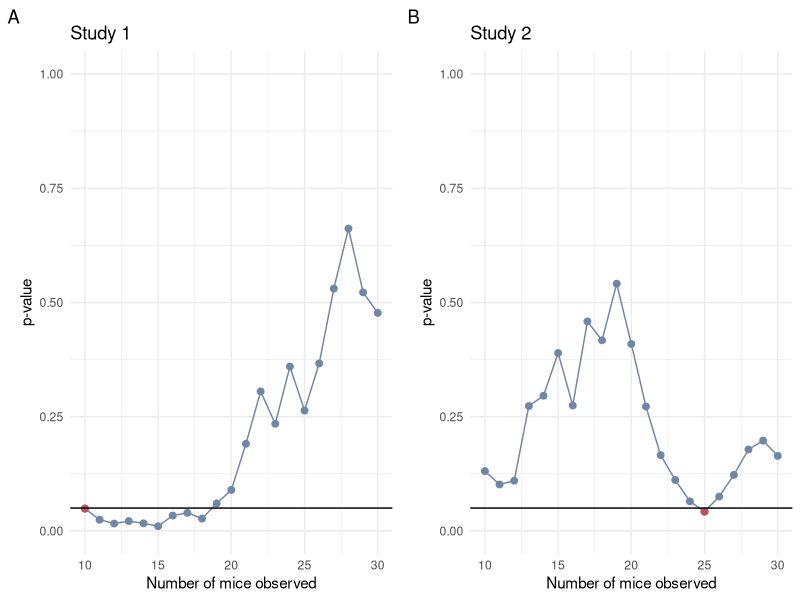

The R source for this figure:
## ---- chunk 1
#| code-fold: true

set.seed(2024)
N = 30 # number of mice
stop = 10:N # stop rules
k = 10000 # number of studies

ps = array(NA, dim = c(k, length(stop)))

# iterate across studies s
for (s in 1:k) {
  
  y1 = rnorm(N)
  y2 = rnorm(N)
  
  c = 1
  for (i in stop) {
    
    stat = wilcox.test(y1[1:i], y2[1:i], paired = TRUE)
    ps[s, c] = stat$p.value
    c = c + 1
    
  }
}
## ---- chunk 2
#| code-fold: true

FP = sum(ps[,ncol(ps)] <= 0.05)
## ---- chunk 3
#| code-fold: true

# function peep() to get p value using repeated inspection
peep <- function(x) {
  
  d = data.frame(t = NA, p = NA)
  
  # pick first p value that is below cutoff
  if (min(x) <= 0.05) {
    i = which(x <= 0.05)[1] # pick first p value that is below cutoff
    d$t = i
    d$p = x[i]
    
    # if no success pick last p value
  } else {
    d$t = length(x)
    d$p = x[length(x)]
  }
  
  return(d)
}

myp = apply(ps, 1, peep)
myp = as.data.frame(t(array(unlist(myp), dim = c(2, k))))
colnames(myp) = c("t", "p")
## ---- chunk 4
#| code-fold: true

FP = sum(myp$p <= 0.05)
## ---- chunk 5
#| fig-height: 2.5
#| fig-width: 5
#| code-fold: true
#| fig-cap: "Figure 1: Two example studies that stopped early due to peeping at the p-value before the study was completed. The red data point highlights the statisticially significant p-value where the study was stopped early. In (A), the study stopped after observing 10 mice, and (B) after observing 25 mice. The horizontal line shows the significance threshold at 0.05. As we can see, the p-value is very wiggly and can be exploited by bad research practices such as the repeated inspection of data."

library(ggplot2)
library(gridExtra)

N_plots = 2

# pick two significant studies
set.seed(2024)
idx = which(myp$p <= 0.05)
idx = sample(idx, N_plots)

p = list()

for (i in 1:N_plots) {
  
  d = data.frame(p = ps[idx[i],], stop = stop)
  
  p[[i]] = ggplot(d, aes(x = stop, y = p, col = "red")) + 
    geom_line() + 
    geom_point(size = 2) +
    geom_point(data = myp[idx[i],], 
               size = 2,
               mapping = aes(x = t + stop[1] - 1,
                             y = p, col="green")) +
    ylim(c(0, 1)) +
    geom_hline(yintercept = 0.05) +
    scale_color_manual(values = c("#BF505A", "#6F87A6")) +
    labs(title = paste("Study", i), tag = LETTERS[i]) +
    xlab("Number of mice observed") + ylab("p-value") +
    theme_minimal() +
    theme(legend.position = "none")
}

do.call("grid.arrange", c(p, nrow = 1, ncol=2))
